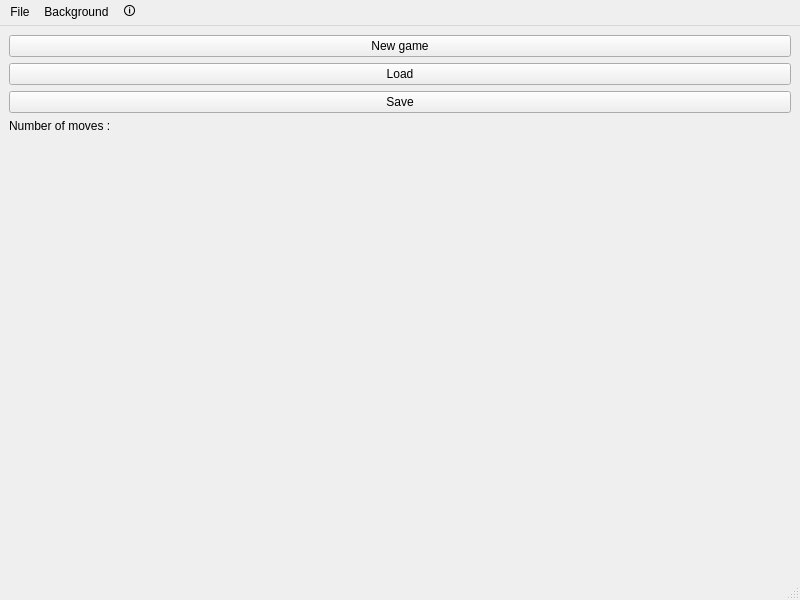
<?xml version="1.0" encoding="UTF-8"?>
<ui version="4.0">
 <class>MainWindow</class>
 <widget class="QMainWindow" name="MainWindow">
  <property name="geometry">
   <rect>
    <x>0</x>
    <y>0</y>
    <width>800</width>
    <height>600</height>
   </rect>
  </property>
  <property name="windowTitle">
   <string>Mystic Square</string>
  </property>
  <property name="windowIcon">
   <iconset>
    <normaloff>../annexes_projet_2023/240px-15-puzzle.png</normaloff>../annexes_projet_2023/240px-15-puzzle.png</iconset>
  </property>
  <widget class="QWidget" name="centralwidget">
   <layout class="QHBoxLayout" name="horizontalLayout_3">
    <item>
     <layout class="QGridLayout" name="gridLayout"/>
    </item>
    <item>
     <layout class="QVBoxLayout" name="verticalLayout_2">
      <item>
       <widget class="QPushButton" name="Button_new_game">
        <property name="text">
         <string>New game</string>
        </property>
       </widget>
      </item>
      <item>
       <widget class="QPushButton" name="Button_load">
        <property name="text">
         <string>Load</string>
        </property>
       </widget>
      </item>
      <item>
       <widget class="QPushButton" name="Button_save">
        <property name="text">
         <string>Save</string>
        </property>
       </widget>
      </item>
      <item>
       <layout class="QHBoxLayout" name="horizontalLayout_2">
        <item>
         <widget class="QLabel" name="label_2">
          <property name="text">
           <string>Number of moves :</string>
          </property>
         </widget>
        </item>
       </layout>
      </item>
      <item>
       <spacer name="verticalSpacer">
        <property name="orientation">
         <enum>Qt::Vertical</enum>
        </property>
        <property name="sizeHint" stdset="0">
         <size>
          <width>20</width>
          <height>40</height>
         </size>
        </property>
       </spacer>
      </item>
     </layout>
    </item>
   </layout>
  </widget>
  <widget class="QMenuBar" name="menubar">
   <property name="geometry">
    <rect>
     <x>0</x>
     <y>0</y>
     <width>800</width>
     <height>28</height>
    </rect>
   </property>
   <widget class="QMenu" name="menu0">
    <property name="title">
     <string>File</string>
    </property>
    <addaction name="actionCr_er_une_nouvelle_partie"/>
    <addaction name="actionCharger_une_partie"/>
    <addaction name="actionSave_game"/>
    <addaction name="separator"/>
    <addaction name="actionQuit"/>
   </widget>
   <widget class="QMenu" name="menuBackground">
    <property name="title">
     <string>Background</string>
    </property>
    <addaction name="actionOriginal"/>
    <addaction name="actionWood"/>
    <addaction name="actionTree"/>
    <addaction name="actionNetwork"/>
   </widget>
   <widget class="QMenu" name="menu1">
    <property name="title">
     <string>🛈</string>
    </property>
    <addaction name="action_About_Qt"/>
    <addaction name="action_About_Mystic_Square"/>
   </widget>
   <addaction name="menu0"/>
   <addaction name="menuBackground"/>
   <addaction name="menu1"/>
  </widget>
  <widget class="QStatusBar" name="statusbar"/>
  <action name="actionCr_er_une_nouvelle_partie">
   <property name="text">
    <string>New game</string>
   </property>
   <property name="shortcut">
    <string>Ctrl+N</string>
   </property>
  </action>
  <action name="actionCharger_une_partie">
   <property name="text">
    <string>Load</string>
   </property>
   <property name="shortcut">
    <string>Ctrl+O</string>
   </property>
  </action>
  <action name="actionSave_game">
   <property name="text">
    <string>Save</string>
   </property>
   <property name="shortcut">
    <string>Ctrl+S</string>
   </property>
  </action>
  <action name="actionQuit">
   <property name="text">
    <string>Quit</string>
   </property>
   <property name="shortcut">
    <string>Ctrl+Q</string>
   </property>
  </action>
  <action name="action_About_Qt">
   <property name="text">
    <string>🛈 About Qt</string>
   </property>
  </action>
  <action name="action_About_Mystic_Square">
   <property name="text">
    <string>🛈 About Mystic Square</string>
   </property>
  </action>
  <action name="actionOriginal">
   <property name="text">
    <string>Original</string>
   </property>
  </action>
  <action name="actionWood">
   <property name="text">
    <string>Wood</string>
   </property>
  </action>
  <action name="actionTree">
   <property name="text">
    <string>Tree</string>
   </property>
  </action>
  <action name="actionNetwork">
   <property name="text">
    <string>Network</string>
   </property>
  </action>
 </widget>
 <resources/>
 <connections/>
</ui>
